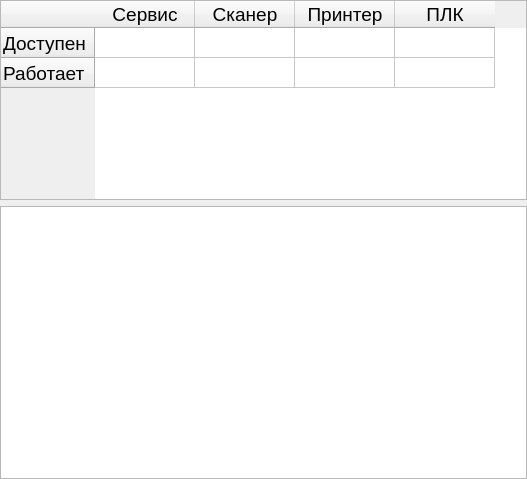
<?xml version="1.0" encoding="UTF-8"?>
<ui version="4.0">
 <class>ConnectionStateForm</class>
 <widget class="QWidget" name="ConnectionStateForm">
  <property name="geometry">
   <rect>
    <x>0</x>
    <y>0</y>
    <width>527</width>
    <height>479</height>
   </rect>
  </property>
  <property name="windowTitle">
   <string>Form</string>
  </property>
  <property name="styleSheet">
   <string notr="true">font-size: 14pt</string>
  </property>
  <layout class="QVBoxLayout" name="verticalLayout">
   <property name="leftMargin">
    <number>0</number>
   </property>
   <property name="topMargin">
    <number>0</number>
   </property>
   <property name="rightMargin">
    <number>0</number>
   </property>
   <property name="bottomMargin">
    <number>0</number>
   </property>
   <item>
    <widget class="QTableWidget" name="tw_states">
     <property name="maximumSize">
      <size>
       <width>16777215</width>
       <height>200</height>
      </size>
     </property>
     <property name="font">
      <font>
       <pointsize>14</pointsize>
      </font>
     </property>
     <property name="editTriggers">
      <set>QAbstractItemView::EditTrigger::NoEditTriggers</set>
     </property>
     <property name="showDropIndicator" stdset="0">
      <bool>false</bool>
     </property>
     <property name="showGrid">
      <bool>true</bool>
     </property>
     <property name="gridStyle">
      <enum>Qt::PenStyle::SolidLine</enum>
     </property>
     <property name="sortingEnabled">
      <bool>false</bool>
     </property>
     <property name="wordWrap">
      <bool>true</bool>
     </property>
     <property name="cornerButtonEnabled">
      <bool>true</bool>
     </property>
     <property name="rowCount">
      <number>2</number>
     </property>
     <property name="columnCount">
      <number>4</number>
     </property>
     <row>
      <property name="text">
       <string>Доступен</string>
      </property>
     </row>
     <row>
      <property name="text">
       <string>Работает</string>
      </property>
     </row>
     <column>
      <property name="text">
       <string>Сервис</string>
      </property>
     </column>
     <column>
      <property name="text">
       <string>Сканер</string>
      </property>
     </column>
     <column>
      <property name="text">
       <string>Принтер</string>
      </property>
     </column>
     <column>
      <property name="text">
       <string>ПЛК</string>
      </property>
     </column>
    </widget>
   </item>
   <item>
    <widget class="QTableView" name="tv_goods">
     <attribute name="verticalHeaderVisible">
      <bool>false</bool>
     </attribute>
    </widget>
   </item>
  </layout>
 </widget>
 <resources/>
 <connections/>
</ui>
